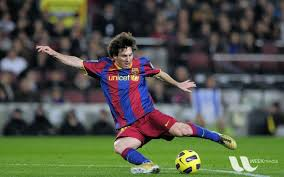
#> input picture src/Images and Videos/messi.jpg, 284 x 177 px
$ python fourier-transform.py
#> lines starting #> are read from the running program, lines starting #| are printed output that depends on the picture
import cv2
import numpy as np
import matplotlib.pyplot as plt

img = cv2.imread('../Images and Videos/messi.jpg', 0)
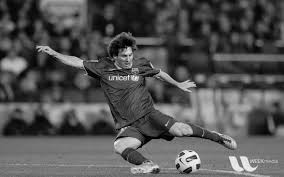
#> img: shape (177, 284); min 0, max 255, mean 83.4

# print(img.shape)

# cv2.imshow('image',img)

##---------------------------------Fourier Transform in numpy ---------------------------------##
f = np.fft.fft2(img)

fshift = np.fft.fftshift(f)

magnitude_spectrum = 20*np.log(np.abs(fshift))
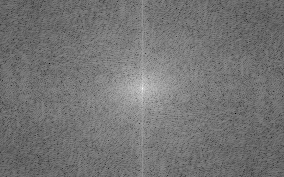
#> magnitude_spectrum: shape (177, 284) float64; min 18.01, max 305, mean 149; drawn with min black and max white

plt.subplot(121), plt.imshow(img, cmap='gray')
plt.subplot(122), plt.imshow(magnitude_spectrum, cmap='gray')

plt.show()
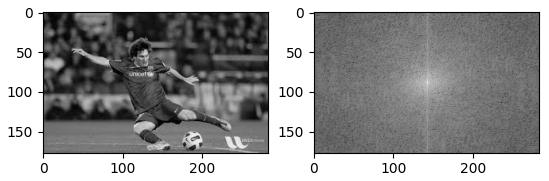
#> figure drawn by matplotlib, 2 panels


##----------------------------------- Fourier Transform in Opencv ------------------------------##

dft = cv2.dft(np.float32(img), flags= cv2.DFT_COMPLEX_OUTPUT)
dft_shift = np.fft.fftshift(dft)

magnitude_spectrum = 20*np.log(cv2.magnitude(dft_shift[:,:,0],dft_shift[:,:,1]))

plt.subplot(121), plt.imshow(img, cmap='gray')
plt.subplot(122), plt.imshow(magnitude_spectrum, cmap='gray')

plt.show()

$ run again, with src/Images and Videos/Building.jpg copied over src/Images and Videos/messi.jpg
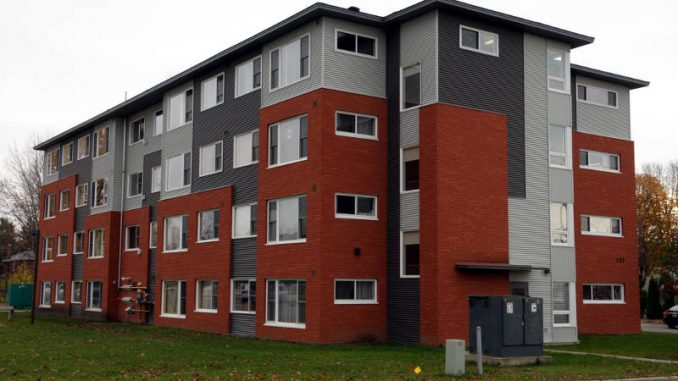
#> input picture src/Images and Videos/Building.jpg, 678 x 381 px
#> `magnitude_spectrum = 20*np.log(np.abs(fshift))`:
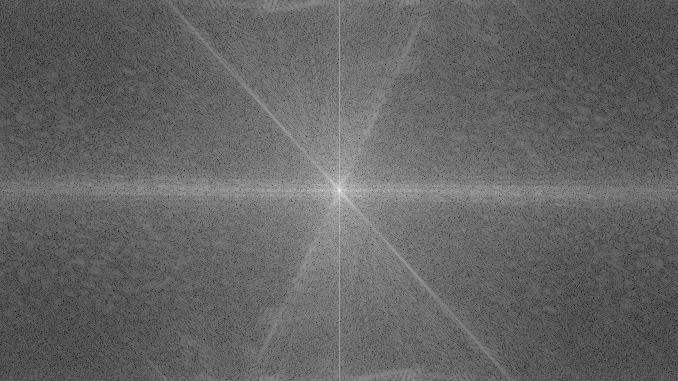
#> magnitude_spectrum: shape (381, 678) float64; min 35.55, max 341.4, mean 156.5; drawn with min black and max white
#> `plt.show()`:
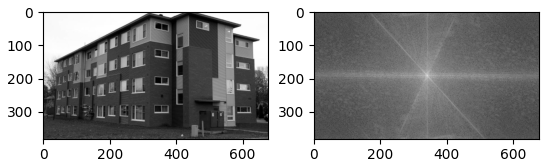
#> figure drawn by matplotlib, 2 panels
